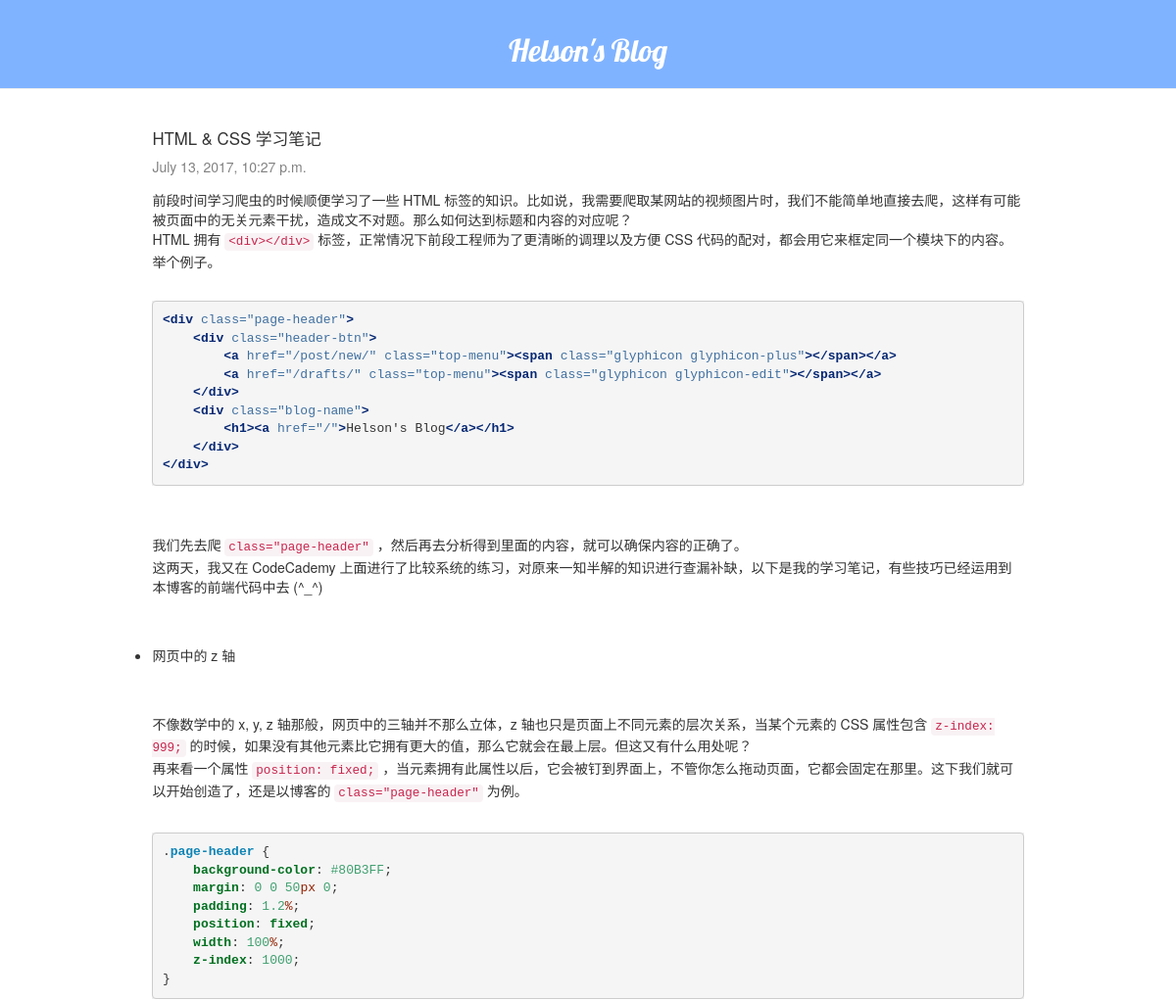
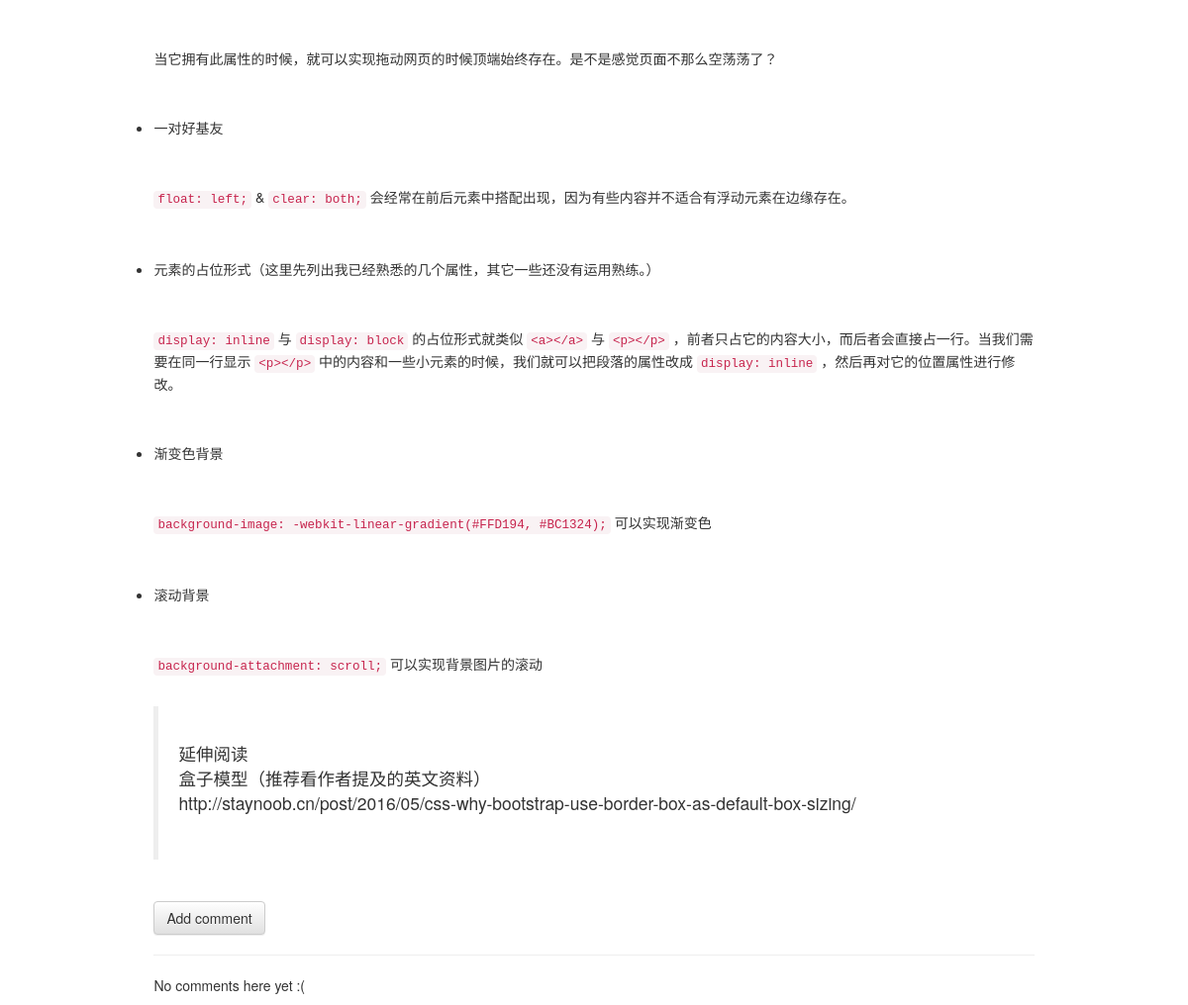
The page /post/10/ on the database its author committed (2 pictures, top to bottom).
### blog/models.py (models this page shows, shortened)
class Post(models.Model):
    author = models.ForeignKey('auth.User')
    title = models.CharField(max_length=200)
    text = models.TextField()
    created_date = models.DateTimeField(
            default=timezone.now)
    published_date = models.DateTimeField(
            blank=True, null=True)

### blog/views.py (the view)
# urls.py: url(r'^post/(?P<pk>\d+)/$', views.post_detail, name='post_detail'),
def post_detail(request, pk):
    post = get_object_or_404(Post, pk=pk)
    return render(request, 'blog/post_detail.html', {'post': post})

### blog/templatetags/custom_markdown.py (called while the page is built)
@register.filter(is_safe=True)
@stringfilter
def custom_markdown(value):
    return mark_safe(markdown.markdown(value,
                       extensions = ['markdown.extensions.fenced_code', 'markdown.extensions.codehilite'],
                                       safe_mode = True, enable_attributes = False))

### blog/templates/blog/post_detail.html (shortened to what this page needs)
<!DOCTYPE html>
{% extends 'blog/base.html' %}
{% load custom_markdown %}
{% block content %}
    <div class="post">
        <div class="post-header">
            <h3>{{ post.title }}</h3>
            {% if post.published_date %}
                <div class="date">
                    {{ post.published_date }}
                </div>
            {% endif %}
        </div>
        <div class="post-content">
            <p>{{ post.text|custom_markdown|linebreaksbr }}</p>
        </div>
    </div>
    {% if post.published_date %}
        <a href="{% url 'add_comment_to_post' pk=post.pk %}" class="btn btn-default">Add comment</a>
        <hr>
        {% for comment in post.comments.all %}
            <div class="comment">
                <strong>{{ comment.author }}</strong>
                {% if user.is_authenticated %}
                    <a class="btn btn-default" href="{% url 'comment_remove' pk=comment.pk %}"><span class="glyphicon glyphicon-remove"></span></a>
                {% endif %}
                <div class="date">
                    {{ comment.created_date }}
                </div>
                <p class="comment-content">{{ comment.text|linebreaks }}</p>
            </div>
        {% empty %}
            <p>No comments here yet :(</p>
        {% endfor %}
    {% else %}
        <a class="btn btn-default" href="{% url 'post_publish' pk=post.pk %}">Publish</a>
    {% endif %}
{% endblock %}

### blog/static/css/mysite.css (style rules this page uses)
* { margin: 0; padding: 0; }
html { font-size: 15px; }
h3 { font-size: 1.2em; }
.post { margin-bottom: 3em; }
.post-header { margin-bottom: 1em; }
.date { color: #828282; text-align: left; margin: auto; }

### blog/static/css/friendly.css (style rules this page uses)
.codehilite { background: #f0f0f0; }
.codehilite .k { color: #007020; font-weight: bold }
.codehilite .kc { color: #007020; font-weight: bold }
.codehilite .kt { color: #902000 }
.codehilite .s { color: #4070a0 }
.codehilite .na { color: #4070a0 }
.codehilite .nc { color: #0e84b5; font-weight: bold }
.codehilite .nt { color: #062873; font-weight: bold }
.codehilite .w { color: #bbbbbb }
.codehilite .mf { color: #40a070 }
.codehilite .mh { color: #40a070 }
.codehilite .mi { color: #40a070 }

### rows shown on the page
Post: title "HTML & CSS 学习笔记", published_date "July 13, 2017, 10:27 p.m.", text|custom_markdown "前段时间学习爬虫的时候顺便学习了一些 HTML 标签的知识。比如说，我需要爬取某网站的视频图片时，我们不能简单地直接去爬，这样有可能被页面中的无关元素干扰，造成文不对题。那么如何达到标题和内容的对应呢？ HTML 拥有 <div></div> 标签，正常情况下前段工程师为了更清晰的调理以及方便 CSS 代码的配对，都会用它来框定同一个模块下的内容。举个例子。 <div class= \"page-header\" > <div class= \"header-btn\" > <a href= \"/post/new/\" class= \"top-menu\" ><span class= \"glyphicon glyphicon-plus\" ></span></a> <a href= \"/drafts/\" class= \"top-menu\" ><span class= \"glyphicon glyphicon-edit\" ></span></a> </div> <div class= \"blog-name\" > <h1><a href= \"/\" > Helson's Blog </a></h1> </div> </div> 我们先去爬 class=\"page-header\" ，然后再去分析得到里面的内容，就可以确保内容的正确了。 这两天，我又在 CodeCademy 上面进行了比较系统的练习，对原来一知半解的知识进行查漏补缺，以下是我的学习笔记，有些技巧已经运用到本博客的前端代码中去 (^_^) 网页中的 z 轴 不像数学中的 x, y, z 轴那般，网页中的三轴并不那么立体，z…"
